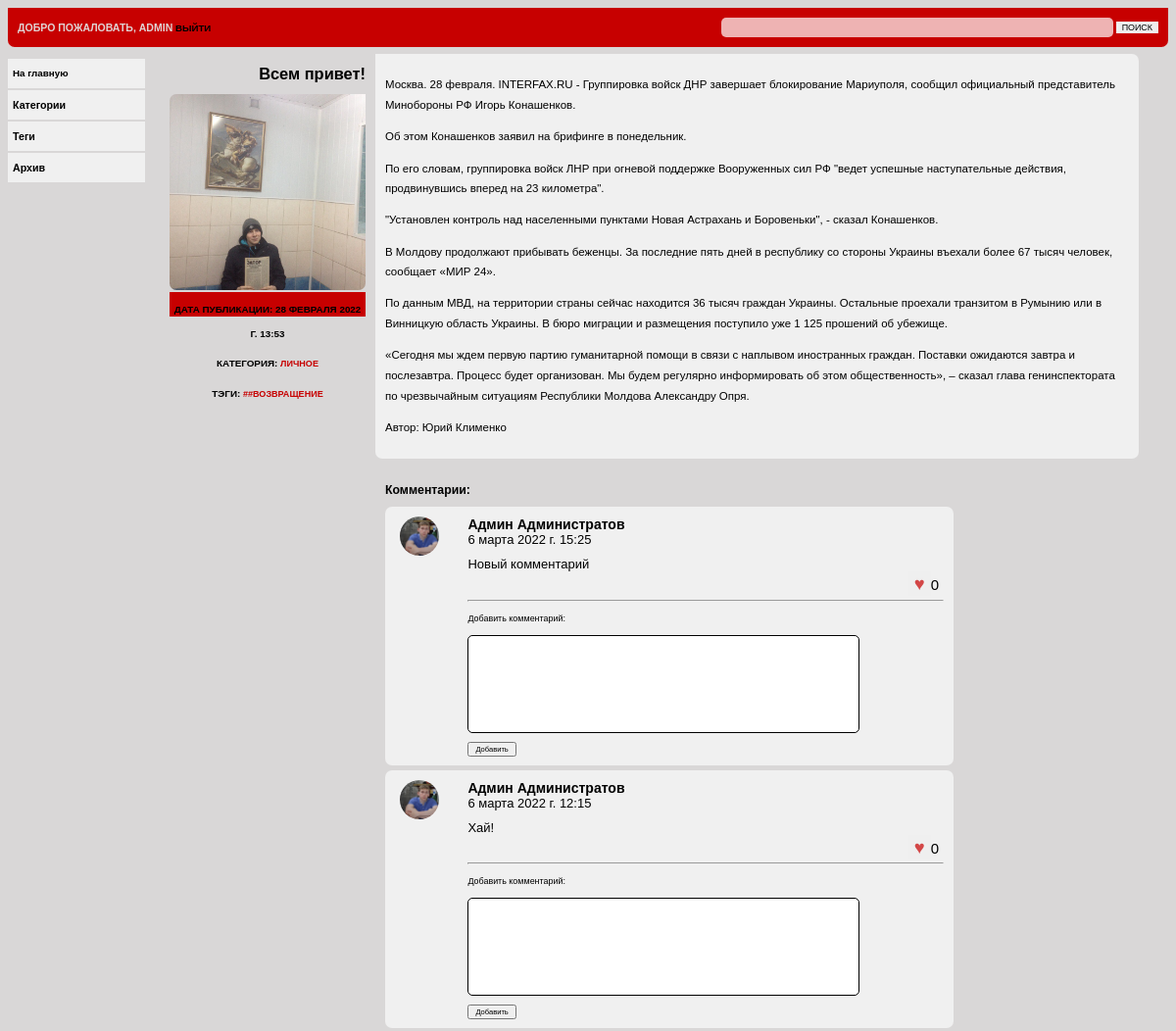
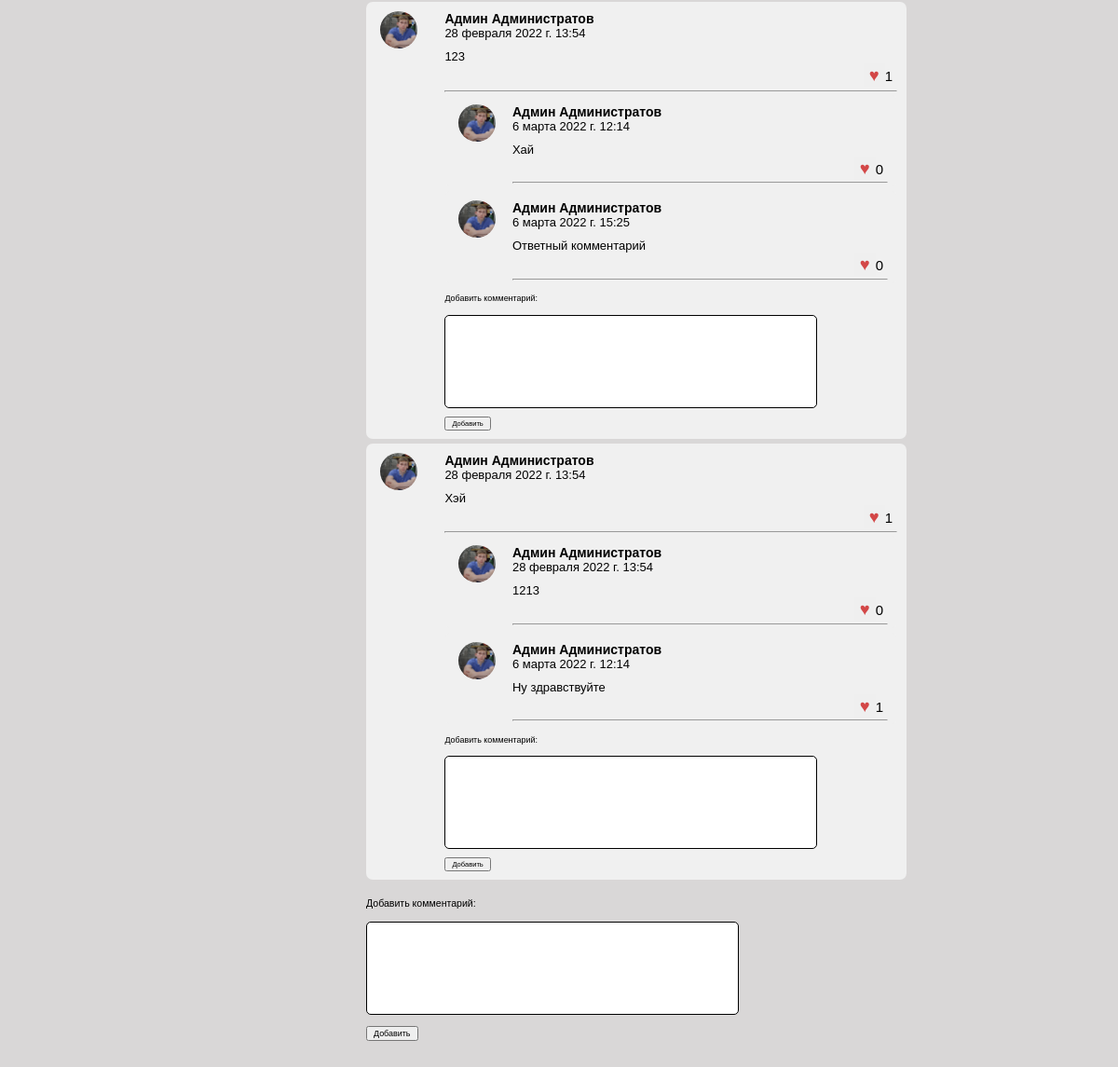
Screenshot of /personal/helloworld (signed in) with the database file from the repository (2 pictures, top to bottom).
### user/models.py (models this page shows)
class User(AbstractUser):
    avatar = models.ImageField(upload_to='images/avatar/%Y/%m/%d/', blank=True, verbose_name='Аватар', default='images/avatar/default.bmp')
    email = models.EmailField('E-mail', unique=True)

### blog/models.py (models this page shows, shortened)
class Post(models.Model):
    author = models.ForeignKey(User, on_delete=models.SET('Неизвестный автор'))
    title = models.CharField(max_length=100, unique=True, verbose_name='Заголовок')
    slug = models.SlugField(max_length=100, unique=True)
    image = models.ImageField(upload_to='images/%Y/%m/%d/', null=True, blank=True, verbose_name='Изображение')
    category = models.ForeignKey(Category, on_delete=models.CASCADE, verbose_name='Категория')
    tags = models.ManyToManyField('Tag', blank=True, related_name='posts', verbose_name='Теги', )
    preview_text = models.TextField(max_length=500, verbose_name='Превью')
    text = models.TextField(max_length=5000, verbose_name='Текст')
    date_pub = models.DateTimeField(auto_now_add=True, verbose_name='Дата публикации')
    likes = models.ManyToManyField(User, blank=True, related_name='posts', verbose_name='Лайки')
    is_published = models.BooleanField("Опубликовано", null=True, blank=True)
    def get_absolute_url(self):
        return reverse('blog:post', kwargs={'category_slug': self.category.slug, 'post_slug': self.slug})
    class Meta:
        verbose_name = 'Пост'
        verbose_name_plural = 'Посты'
        ordering = ('-date_pub',)

class Category(models.Model):
    name = models.CharField(max_length=50, verbose_name='Наименование')
    slug = models.SlugField(max_length=50)
    def __str__(self):
        return self.name
    class Meta:
        verbose_name = 'Категория'
        verbose_name_plural = 'Категории'

class Tag(models.Model):
    name = models.CharField(max_length=50, verbose_name='Тэг')
    slug = models.SlugField(max_length=50)
    def __str__(self):
        return f'#{self.name}'
    class Meta:
        verbose_name = 'Тэг'
        verbose_name_plural = 'Тэги'

class Comment(models.Model):
    author = models.ForeignKey(User, on_delete=models.SET_NULL, null=True)
    text = models.TextField(max_length=300, verbose_name='Комментарий')
    date_pub = models.DateTimeField(auto_now_add=True, verbose_name='Дата публикации')
    post = models.ForeignKey('Post',
                             on_delete=models.CASCADE,
                             verbose_name='Комментируемое сообщение',
                             related_name='comments')
    parent = models.ForeignKey('Comment', on_delete=models.CASCADE, null=True, blank=True, related_name='children')
    likes = models.ManyToManyField(User, blank=True, related_name='comments', verbose_name='Лайки')
    class Meta:
        verbose_name = 'Комментарий'
        verbose_name_plural = 'Комментарии'
        ordering = ('-date_pub',)

### blog/views.py (the view, shortened to what this page needs)
# urls.py: path('<slug:category_slug>/<slug:post_slug>', ShowPost.as_view(), name='post'),
class ShowPost(DetailView):
    model = Post
    template_name = 'blog/post_detail.html'
    context_object_name = 'post'
    slug_url_kwarg = 'post_slug'
    def get_queryset(self):
        return services.get_post(slug=self.kwargs['post_slug'])
    def post(self, request, *args, **kwargs):
        if request.POST.get('like'):
            if request.POST.get('like') == 'post':
                liked_object = self.get_object()
            else:
                liked_object = Comment.objects.get(pk=request.POST.get('like'))
            services.handle_like(liked_object, self.request.user.id)
            anchor = request.POST.get('like')
        elif request.POST.get('text'):
            parent_id = request.POST.get('parent')
            anchor = parent_id if parent_id else 'comments'
            Comment.objects.create(text=request.POST.get('text'),
                                   post_id=self.object.pk,
                                   author_id=self.request.user.id,
                                   parent_id=parent_id)
        else:
            raise Http404
        return HttpResponseRedirect(f'{self.get_success_url()}#{anchor}')

### blog/templates/blog/post_detail.html (shortened to what this page needs)
{% extends 'blog/base.html' %}
{% load static %}
{% block css %} <link href="{% static 'blog/css/styles-detailview.css' %}" rel="stylesheet"> {% endblock %}
{% block content %}
<div class="content">
    <div class="block-titul">
        <div class="block-titul-image">
            <h1>{{post.title}}</h1>
            {% if post.image %}
            <img width="400" height="300" src="{{ post.image.url }}"> </img>
            {% endif %}
        </div>
        <div class="block-titul-author">
            <h3>Дата публикации: {{post.date_pub}}</h3>
            <h3>Категория: <a href="{% url 'blog:category' post.category.slug %}"> {{post.category}}</a></h3>
            <h3>Тэги: {% for tag in post.tags.all %}<a href="{% url 'blog:tag' tag.slug %}"> #{{ tag }}</a> {% endfor %}</h3>
        </div>
    </div>
    <div class="block-text">
        <div class="text">
            <p>{{post.preview_text|linebreaks}}</p>
            <p>{{post.text|linebreaks}}</p>
            <p>Автор: {{post.author.first_name}} {{post.author.last_name}}</p>
        </div>
        <div class="comments" id="comments">
            <h2>Комментарии:</h2>
            {% for comment in post.comments.all %}
            <div class="comment">
                <div class="user-avatar">
                    <img width="100" height="100" src="{{comment.author.avatar.url}}"></img>
                </div>
                <div class="comment-body" id="{{ comment.id }}">
                    {% if comment.author.first_name %}
                    <div class="comment-author-name">{{comment.author.first_name}} {{comment.author.last_name}}</div>
                    {% else %}
                    <div class="comment-author-name">Гость</div>
                    {% endif %}
                    <div class="comment-datepub">{{ comment.date_pub }}</div>
                    <div class="comment-text">{{ comment.text }}</div>
                    <form action="{{post.get_absolute_url}}"  method="post">
                    <div class="comment-like"><button type="submit" name="like" value="{{comment.id}}"><span class="heart">♥</span></button>{{comment.likes_count}}</div>
                    </form>
                    <hr>
                    {% for child_comment in comment.children.all %}
                    <div class="comment">
                        <div class="user-avatar">
                            <img width="100" height="100" src="{{child_comment.author.avatar.url}}"></img>
                        </div>
                        <div class="comment-body" id="{{ child_comment.pk }}">
                            {% if child_comment.author.first_name %}
                            <div class="comment-author-name">{{child_comment.author.first_name}} {{comment.author.last_name}}</div>
                            {% else %}
                            <div class="comment-author-name">Гость</div>
                            {% endif %}
                            <div class="comment-datepub">{{ child_comment.date_pub }}</div>
                            <div class="comment-text">{{ child_comment.text }}</div>
                            <form action="{{post.get_absolute_url}}"  method="post">
                                <div class="comment-like"><button type="submit" name="like" value="{{child_comment.id}}"><span class="heart">♥</span></button>{{child_comment.likes_count}}</div>
                            </form>
                            <hr>
                        </div>
                    </div>
                    {% endfor %}
                    <div class="add-comment">
                            <p>Добавить комментарий:</p>
                            <form action="" method="post">
                                <textarea type="text" name="text"></textarea>
                                <p> <button type="submit" name="parent" value="{{comment.pk}}">Добавить</button> </p>
                            </form>
                    </div>
                </div>
            </div>
            {% endfor %}
            <div class="add-comment">
                <p>Добавить комментарий:</p>
                <form action="" method="post">
                <textarea type="text" name="text"></textarea>
                <p> <button type="submit" value="">Добавить</button> </p>
                </form>
            </div>
        </div>
        {% endblock %}

### blog/templates/blog/base.html (shortened to what this page needs)
{% load static %}
<!DOCTYPE html>
<html>
<head>
    {% block css %} {% endblock css %}
</head>
<body>
    <div class="page">
        <div class="header">
            <div class="login_info">
            {% if request.user.is_authenticated %}
            Добро пожаловать, {{ user.username }}<a href="{% url 'logout' %}"> Выйти</a>
            {% else %}
            <a href="{% url 'login' %}"> Войти </a><a href="{% url 'register' %}"> Регистрация </a>
            {% endif %}
            </div>
            <div class="search-form">
                <form method="get" action="{% url 'blog:search' %}">
                <input type="text" name="text">
                <button type="submit">Поиск</button>
                </form>
            </div>
        </div>
        <div class="body_page">
            <div class="sidebar">
                <ul>
                    <a href="{% url 'blog:index' %}"><li>На главную</li></a>
                    <li>Категории</li>
                     <li>Теги</li>
                     <li>Архив</li>
                </ul>
            </div>
          <div class="cont">{% block content %} {% endblock %}</div>
        </div>
     </div>
</body>
</html>

### blog/static/blog/css/styles-detailview.css (style rules this page uses)
* { box-sizing: border-box; font-family: Verdana, Helvetica, Arial, sans-serif; font-size: 92%; }
a { text-decoration: none }
body { background: #d9d7d7; }
input[type=text] { border-radius: 5px 5px 5px 5px; height: 20px; width: 400px; border: 0px; opacity: 70%; }
textarea { border-radius: 5px 5px 5px 5px; height: 100px; width: 400px; border: 0.5px solid black; resize: none; font-size: 12px; }
.page { background: #e0d3d3; display: flex; flex-direction: column; }
.header { padding-left: 10px; padding-right: 10px; line-height: 40px; height: 40px; display: flex; flex-direction: row; justify-content: space-between; background: #c70000; border-radius: 0px 0px 7px 7px; font-weight: 550; text-transform: uppercase; }
.login_info { color:#e0d3d3; }
.login_info a { color:black; }
.login_info a:link { color:black; text-decoration: none; }
.search-form button { border: 0; background: #c70000 font-weight: 550; text-transform: uppercase; }
.body_page { background: #d9d7d7; padding-top:2px; display: flex; flex-direction: row; justify-content: flex-start; }
.sidebar { flex-grow:1; min-width:150px; max-width:150px; }
.sidebar ul { padding: 0px; }
.sidebar li { background: #f0f0f0; margin-bottom: 2px; padding-left: 5px; height: 30px; line-height: 30px; font-size: 110%; font-weight: 550; margin-right: 10px; }
.sidebar a { color: black; font-weight: 550; }
.cont { display: flex; flex-direction: column; align-items: flex-start; flex-grow: 7; margin-left: 15px; }
.content { display: flex; flex-direction: row; justify-content: flex-start; border:0px solid black; padding-top: 5px; padding-right: 20px; margin-bottom: 5px; }
.block-titul { display: flex; flex-direction: column; }
.block-titul-image img { object-fit: cover; height: 200px; width: 200px; border-radius: 7px 0px 7px 7px; }
.block-titul-author { height: 25px; line-height: 25px; text-align: center; background: #c70000; text-transform: uppercase; }
.block-text { display: flex; flex-direction: column; padding-left: 10px; padding-right: 10px; }
.text { background: #f0f0f0; padding-bottom: 10px; border-radius: 0px 7px 7px 7px; padding: 10px; }
.comments { display: flex; flex-direction: column; padding-bottom: 10px; border-radius: 7px 7px 7px 7px; margin-top: 5px; padding: 10px; max-width: 600px; }
.comments h2 { font-size: 150%; }
.comment { background: #f0f0f0; display: flex; display: row; margin-bottom: 5px; border-radius: 7px; }
.user-avatar { padding-left:15px; padding-top:10px; padding-right: 0px; flex:1; margin-right: 0px; }
.user-avatar img { object-fit: cover; width: 40px; height: 40px; border-radius: 50%; }
.comment-body { flex:7; padding-top: 10px; padding-right: 10px; margin-left: 0px; }
.comment-author-name { padding-top: 0px; font-size: 14px; font-weight: 550; }
.comment-datepub { padding-top: 0px; font-size: 13px; }
.comment-text { padding-top: 10px; font-size: 13px; }
.comment-like { padding-top: 0px; padding-right: 5px; font-size: 15px; text-align: right; }
.comment-like button { font-size: 20px; color: #c70000; opacity: 70%; border: 0px; }
.content h1 { text-align: right; font-size: 200%; font-weight: bolder; }
.content h3 { font-size: 120%; margin-bottom: 0px; margin-top: 5px; }
.content p { font-size: 140%; line-height: 180%; }
.content a { color: #c70000; text-decoration: none; }

### rows the page displays
User: username "ADMIN"
Post: title "Всем привет!", image (picture), date_pub "28 ФЕВРАЛЯ 2022 Г. 13:53", category "ЛИЧНОЕ", preview_text "Москва. 28 февраля. INTERFAX.RU - Группировка войск ДНР завершает блокирование Мариуполя, сообщил официальный представитель Минобороны РФ Игорь Конашенков. Об этом Конашенков заявил на брифинге в понедельник. По его словам, группировка войск ЛНР при огневой поддержке Вооруженных сил РФ \"ведет успешные наступательные действия, продвинувшись вперед на 23 километра\". \"Установлен контроль над населенными пунктами Новая Астрахань и Боровеньки\", - сказал Конашенков.", text "В Молдову продолжают прибывать беженцы. За последние пять дней в республику со стороны Украины въехали более 67 тысяч человек, сообщает «МИР 24». По данным МВД, на территории страны сейчас находится 36 тысяч граждан Украины. Остальные проехали транзитом в Румынию или в Винницкую область Украины. В бюро миграции и размещения поступило уже 1 125 прошений об убежище. «Сегодня мы ждем первую партию гуманитарной помощи в связи с наплывом иностранных граждан. Поставки ожидаются завтра и послезавтра. Процесс будет организован. Мы будем регулярно информировать об этом общественность», – сказал глава генинспектората по чрезвычайным ситуациям Республики Молдова Александру Опря.", author.first_name "Юрий", author.last_name "Клименко"
Tag: name "#ВОЗВРАЩЕНИЕ"
Comment: author.avatar (picture), author.first_name "Админ", author.last_name "Администратов", date_pub "6 марта 2022 г. 15:25", text "Новый комментарий", {{ comment.id }} 28 (drawn), likes_count "0", {{ comment.pk }} 28 (drawn)
Comment: author.avatar (picture), author.first_name "Админ", author.last_name "Администратов", date_pub "6 марта 2022 г. 12:15", text "Хай!", {{ comment.id }} 19 (drawn), likes_count "0", {{ comment.pk }} 19 (drawn)
Comment: author.avatar (picture), author.first_name "Админ", author.last_name "Администратов", date_pub "28 февраля 2022 г. 13:54", text "123", {{ comment.id }} 14 (drawn), likes_count "1", {{ comment.pk }} 14 (drawn)
Comment: author.avatar (picture), author.first_name "Админ", date_pub "6 марта 2022 г. 12:14", text "Хай", {{ child_comment.id }} 17 (drawn), likes_count "0"
Comment: author.avatar (picture), author.first_name "Админ", date_pub "6 марта 2022 г. 15:25", text "Ответный комментарий", {{ child_comment.id }} 29 (drawn), likes_count "0"
Comment: author.avatar (picture), author.first_name "Админ", author.last_name "Администратов", date_pub "28 февраля 2022 г. 13:54", text "Хэй", {{ comment.id }} 12 (drawn), likes_count "1", {{ comment.pk }} 12 (drawn)
Comment: author.avatar (picture), author.first_name "Админ", date_pub "28 февраля 2022 г. 13:54", text "1213", {{ child_comment.id }} 13 (drawn), likes_count "0"
Comment: author.avatar (picture), author.first_name "Админ", date_pub "6 марта 2022 г. 12:14", text "Ну здравствуйте", {{ child_comment.id }} 18 (drawn), likes_count "1"
